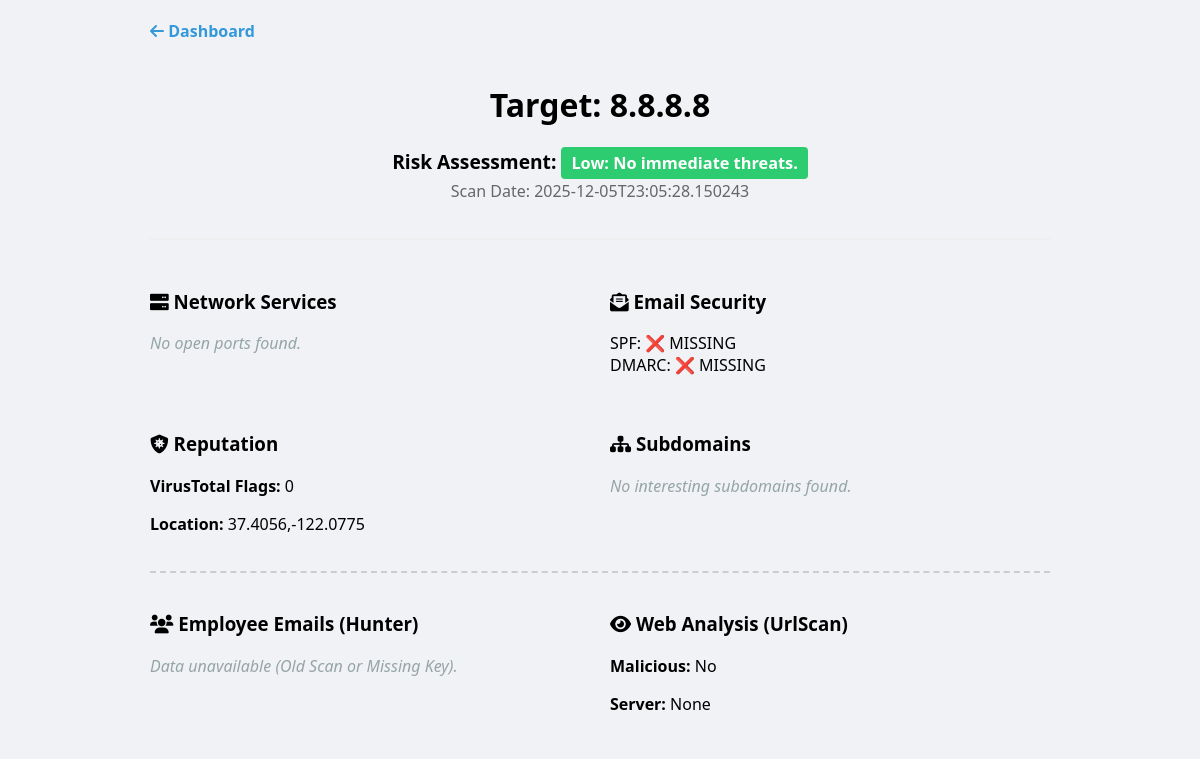
Screenshot of /results/2 with the database file from the repository.
### tables this page shows
CREATE TABLE scans (
            id INTEGER PRIMARY KEY,
            target TEXT NOT NULL,
            date_started TEXT NOT NULL,
            status TEXT NOT NULL,
            raw_results JSON,
            impact_summary TEXT,
            UNIQUE(target, date_started)
        );

### app.py (the view)
@app.route('/results/<int:scan_id>')
def results(scan_id):
    scan = get_scan_by_id(scan_id)
    if scan:
        scan_data = dict(scan)
        try:
            scan_data['raw_results'] = json.loads(scan['raw_results'])
        except (TypeError, json.JSONDecodeError):
            scan_data['raw_results'] = {}
        return render_template('results.html', scan=scan_data)
    return "Scan not found", 404

### database.py (called while the page is built)
def get_scan_by_id(scan_id):
    conn = sqlite3.connect(DATABASE_NAME)
    conn.row_factory = sqlite3.Row
    cursor = conn.cursor()
    cursor.execute("SELECT * FROM scans WHERE id = ?", (scan_id,))
    row = cursor.fetchone()
    conn.close()
    return row

### templates/results.html (shortened to what this page needs)
<!DOCTYPE html>
<html lang="en">
<head>
    <link rel="stylesheet" href="{{ url_for('static', filename='css/style.css') }}">
    <link rel="stylesheet" href="https://cdnjs.cloudflare.com/ajax/libs/font-awesome/6.0.0/css/all.min.css">
</head>
<body>
    <div class="container">
        <a href="/" class="back-btn"><i class="fas fa-arrow-left"></i> Dashboard</a>
        <header style="margin-bottom: 30px; border-bottom: 2px solid #eee; padding-bottom: 20px;">
            <h1>Target: {{ scan.target }}</h1>
            <div style="font-size: 1.2em; margin-top: 10px;">
                <strong>Risk Assessment:</strong>
                <span class="badge {{ 'badge-red' if 'High' in scan.impact_summary else 'badge-yellow' if 'Medium' in scan.impact_summary else 'badge-green' }}">
                    {{ scan.impact_summary }}
                </span>
            </div>
            <p style="color: #666; margin-top: 5px;">Scan Date: {{ scan.date_started }}</p>
        </header>
        <div class="sub-grid">
            <div class="result-card">
                <h3><i class="fas fa-server"></i> Network Services</h3>
                {% set nmap = scan.raw_results.get('nmap', {}) %}
                {% if nmap.get('services') %}
                    <table class="data-table">
                        <thead><tr><th>Port</th><th>Proto</th><th>State</th><th>Service</th></tr></thead>
                        <tbody>
                            {% for svc in nmap.services %}
                            <tr>
                                <td><span class="badge badge-yellow">{{ svc.port }}</span></td>
                                <td>{{ svc.protocol }}</td>
                                <td>{{ svc.state }}</td>
                                <td>{{ svc.service }} {% if svc.version %}<small style="color: #666;">({{ svc.version }})</small>{% endif %}</td>
                            </tr>
                            {% endfor %}
                        </tbody>
                    </table>
                    <div style="margin-top:10px;">
                        <a class="action-btn" href="{{ url_for('download_nmap_xml', scan_id=scan.id) }}"><i class="fas fa-download"></i> Download Nmap XML</a>
                        <button class="action-btn" id="toggle-raw" style="margin-left:10px;"><i class="fas fa-code"></i> Toggle raw Nmap JSON</button>
                        <button class="action-btn" id="copy-raw" style="margin-left:6px;"><i class="fas fa-copy"></i> Copy</button>
                    </div>
                    <pre id="raw-json" style="display:none; margin-top:10px; background:#f8f9fa; padding:10px; border-radius:4px; overflow:auto;">{{ nmap | tojson(indent=2) }}</pre>
                {% else %}
                    <p class="muted-text">{{ nmap.get('error') or "No open ports found." }}</p>
                {% endif %}
            </div>
            <div class="result-card">
                <h3><i class="fas fa-envelope-open-text"></i> Email Security</h3>
                {% set dns = scan.raw_results.get('dns_security', {}) %}
                <ul style="list-style: none; padding: 0;">
                    <li>SPF: {{ '✅ Present' if dns.get('spf') else '❌ MISSING' }}</li>
                    <li>DMARC: {{ '✅ Present' if dns.get('dmarc') else '❌ MISSING' }}</li>
                </ul>
            </div>
        </div>
        <div class="sub-grid" style="margin-top: 20px;">
            <div class="result-card">
                <h3><i class="fas fa-shield-virus"></i> Reputation</h3>
                {% set vt = scan.raw_results.get('virustotal', {}) %}
                {% set ip = scan.raw_results.get('ipinfo', {}) %}
                <p><strong>VirusTotal Flags:</strong> {{ vt.get('stats', {}).get('malicious', 0) }}</p>
                <p><strong>Location:</strong> {{ ip.get('loc', 'Unknown') }}</p>
            </div>
            <div class="result-card">
                <h3><i class="fas fa-sitemap"></i> Subdomains</h3>
                {% set crt = scan.raw_results.get('crt_sh', {}) %}
                {% if crt.get('interesting') %}
                    <ul style="padding-left: 20px;">
                        {% for sub in crt.interesting %}
                            <li style="color: #c0392b;">{{ sub }}</li>
                        {% endfor %}
                    </ul>
                {% else %}
                    <p class="muted-text">No interesting subdomains found.</p>
                {% endif %}
            </div>
        </div>
        <div class="sub-grid" style="margin-top: 20px; border-top: 2px dashed #ccc; padding-top: 20px;">
            <div class="result-card">
                <h3><i class="fas fa-users"></i> Employee Emails (Hunter)</h3>
                {% set hunter = scan.raw_results.get('hunter', {}) %}
                {% if hunter.get('emails') %}
                    <p><strong>Pattern:</strong> {{ hunter.get('pattern') }}</p>
                    <ul>
                        {% for email in hunter.emails %}
                            <li>{{ email }}</li>
                        {% endfor %}
                    </ul>
                {% else %}
                    <p class="muted-text">{{ hunter.get('error') or "Data unavailable (Old Scan or Missing Key)." }}</p>
                {% endif %}
            </div>
            <div class="result-card">
                <h3><i class="fas fa-eye"></i> Web Analysis (UrlScan)</h3>
                {% set urlscan = scan.raw_results.get('urlscan', {}) %}
                {% if urlscan.get('verdict') is defined %}
                    <p><strong>Malicious:</strong> {{ 'YES' if urlscan.verdict else 'No' }}</p>
                    <p><strong>Server:</strong> {{ urlscan.get('technologies') }}</p>
                {% else %}
                    <p class="muted-text">{{ urlscan.get('error') or "Data unavailable (Old Scan or Missing Key)." }}</p>
                {% endif %}
            </div>
        </div>
    </div>
</body>
</html>

### static/css/style.css (style rules this page uses)
body { font-family: 'Segoe UI', Tahoma, Geneva, Verdana, sans-serif; background-color: #f0f2f5; margin: 0; padding: 20px; }
.container { max-width: 900px; margin: 0 auto; }
header { text-align: center; margin-bottom: 40px; }
.back-btn { display: inline-block; margin-bottom: 20px; text-decoration: none; color: #3498db; font-weight: bold; }

### templates/results.html (style rules this page uses)
.badge { padding: 5px 10px; border-radius: 4px; font-size: 0.85em; font-weight: bold; }
.badge-green { background: #2ecc71; color: white; }
.sub-grid { display: grid; grid-template-columns: repeat(auto-fit, minmax(250px, 1fr)); gap: 20px; }
.muted-text { color: #95a5a6; font-style: italic; }

### rows the page displays
scans: target "8.8.8.8", impact_summary "Low: No immediate threats.", date_started "2025-12-05T23:05:28.150243"

### other values shown
{{ nmap.get('error') or "No open ports found." }} "No open ports found."
{{ '✅ Present' if dns.get('spf') else '❌ MISSING' }} "❌ MISSING"
{{ '✅ Present' if dns.get('dmarc') else '❌ MISSING' }} "❌ MISSING"
{{ vt.get('stats', {}).get('malicious', 0) }} "0"
{{ ip.get('loc', 'Unknown') }} "37.4056,-122.0775"
{{ hunter.get('error') or "Data unavailable (Old Scan or Missing Key)." }} "Data unavailable (Old Scan or Missing Key)."
{{ 'YES' if urlscan.verdict else 'No' }} "No"
{{ urlscan.get('technologies') }} "None"
